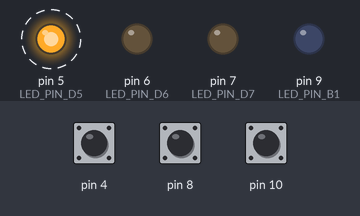
Bench run of a sketch on a simulated Arduino Uno, built with avr-gcc and run on an emulated ATmega328P. Parts: output pins drawn as LEDs (lit = HIGH). Dashed ring = blinking. Inputs (shaded band) come from the test bench; at power-on: pin 4 HIGH, pin 8 HIGH, pin 10 HIGH.

Above: at 5.05 s.
5.1 s: pin 4 pulled LOW for 0.15 s
At 5.8 s:
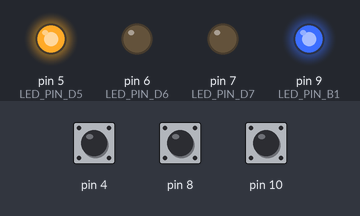
8.1 s: pin 8 pulled LOW for 0.15 s
At 8.9 s:
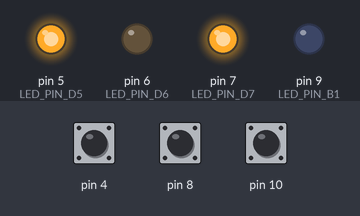
11.1 s: pin 10 pulled LOW for 0.15 s
At 11.5 s:
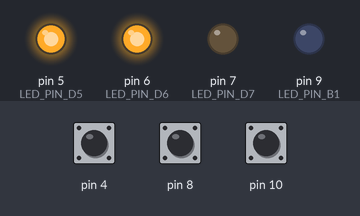
14.1 s: pin 4 pulled LOW for 3.2 s
At 17.7 s:
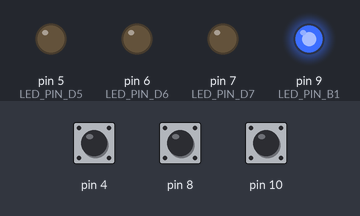
18.8 s: pin 8 pulled LOW for 1 s
At 19.6 s:
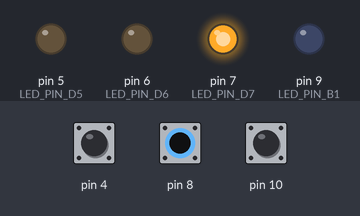
21.8 s: pin 10 pulled LOW for 1 s
At 22.1 s:
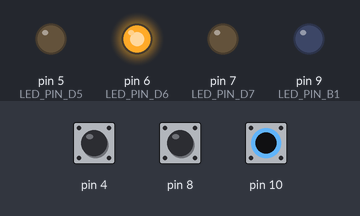
Timing chart, 0 to 25.8 s (numbered marks = the images above; inputs shaded):
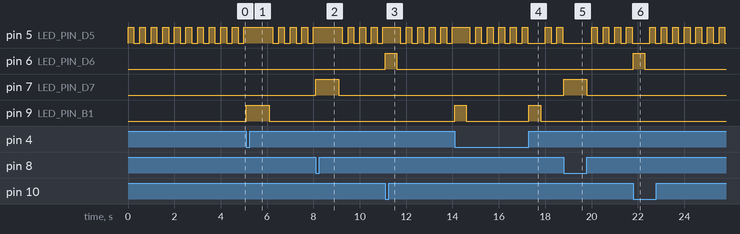

The sketch:

circuit_script.ino.ino
```cpp
#define LED_PIN_D5 (1 << PD5)
#define LED_PIN_D6 (1 << PD6)
#define LED_PIN_D7 (1 << PD7)
#define LED_PIN_B1 (1 << PB1)

#define BUTTON_PCINT0 (1 << PCINT0)
#define BUTTON_PCINT2 (1 << PCINT2)
#define BUTTON_PCINT20 (1 << PCINT20)

// Na interrupção PCINT0
ISR(PCINT2_vect) {
  // if (PCINT2_vect == BUTTON_PCINT20) {
      PORTB |= LED_PIN_B1;
      _delay_ms(500);
      PORTB &= ~(LED_PIN_B1);
  // }
}
// Na interrupção PCINT1
ISR(PCINT1_vect) {
  /* CÓDIGO QUE VAI RODAR
 NA INTERRUPÇÃO DO PCINT1 */
}
// Na interrupção PCINT2
ISR(PCINT0_vect) {
  if (!(PINB & BUTTON_PCINT2)) {
      PORTD ^= LED_PIN_D6;
      _delay_ms(500);
      PORTD ^= LED_PIN_D6;
  } else if (!(PINB & BUTTON_PCINT0)) {
      PORTD ^= LED_PIN_D7;
      _delay_ms(1000);
      PORTD ^= LED_PIN_D7;
  }
}
int main(void) {
  PORTB = (1 << PB0) + (1 << PB2);
  PORTD = (1 << PD4);

  DDRD = LED_PIN_D5 + LED_PIN_D6 + LED_PIN_D7;
  DDRB = LED_PIN_B1;

  PCICR |= (1 << PCIE2) + (1 << PCIE0);
  PCMSK2 |= BUTTON_PCINT20;
  PCMSK0 |= BUTTON_PCINT0 + BUTTON_PCINT2;
  sei();

  for (;;) {
    PORTD ^= LED_PIN_D5;
    _delay_ms(250);
  }
}
```

Measured:
- after the input at 5.1 s, pin 9 (LED_PIN_B1): LOW → HIGH at once, → LOW 1.0 s later
- after the input at 8.1 s, pin 7 (LED_PIN_D7): LOW → HIGH at once, → LOW 1.0 s later
- after the input at 11.1 s, pin 6 (LED_PIN_D6): LOW → HIGH at once, → LOW 0.50 s later
- after the input at 14.1 s, pin 9 (LED_PIN_B1): alternates HIGH for 0.50 s and LOW for 2.7 s, starting at once
- after the input at 18.8 s, pin 7 (LED_PIN_D7): LOW → HIGH at once, → LOW 1.0 s later
- after the input at 21.8 s, pin 6 (LED_PIN_D6): LOW → HIGH at once, → LOW 0.50 s later
- by itself, pin 5 (LED_PIN_D5): alternates HIGH for 0.25 s and LOW for 0.25 s
